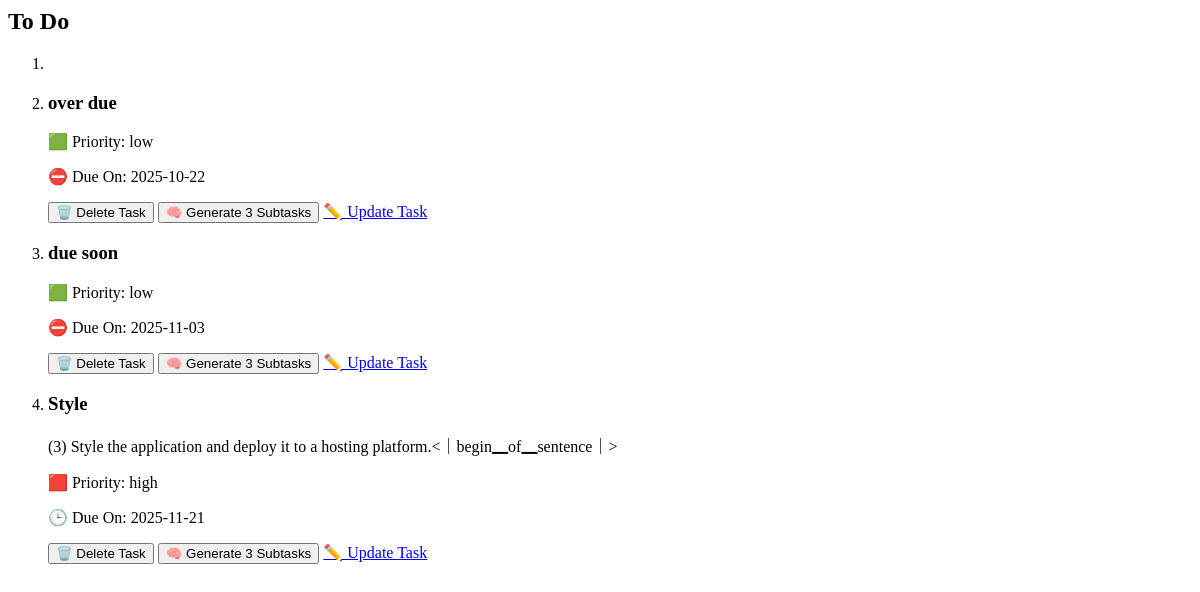
The app's page /column/To Do/html (signed in), older data.
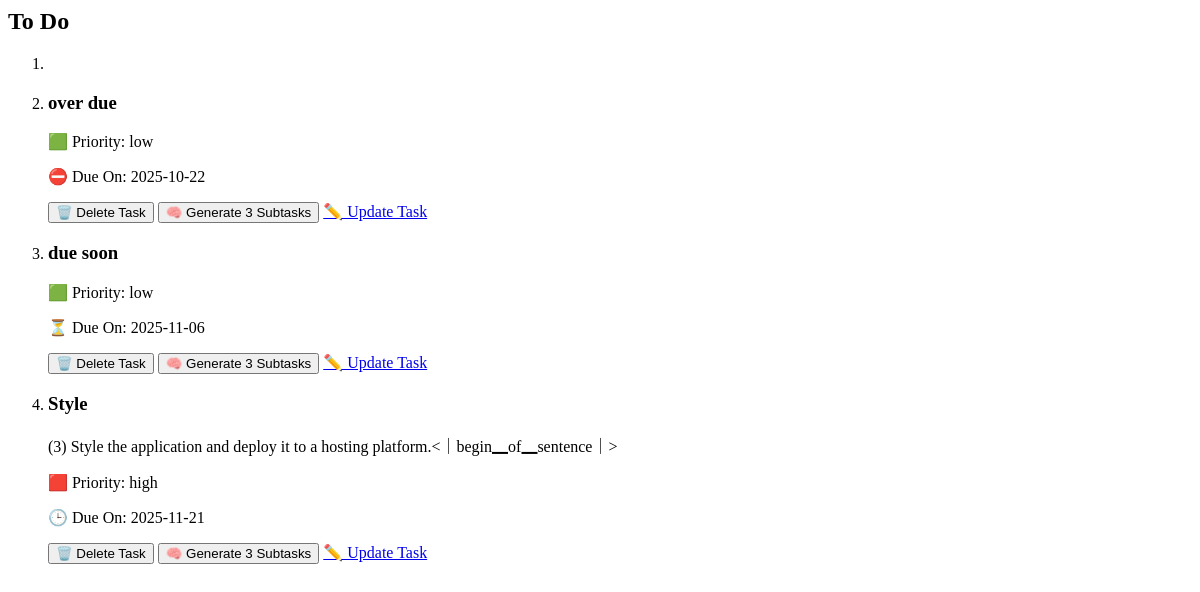
The same page, newer data.
### tables this page shows
CREATE TABLE tasks(
                id INTEGER PRIMARY KEY AUTOINCREMENT NOT NULL,
                title TEXT NOT NULL,
                user_id INTEGER NOT NULL,
                description TEXT,
                status TEXT NOT NULL DEFAULT 'To Do',
                created_at TIMESTAMP DEFAULT CURRENT_TIMESTAMP, 
                priority TEXT NOT NULL, 
                due_date DATE, parent_id INTEGER DEFAULT NULL,  
                FOREIGN KEY (user_id) REFERENCES "users_old"(id) ON DELETE CASCADE
                );

### app.py (the view)
@app.route("/column/<string:status>/html")
@login_required
def column_html(status):
    column_id = None
    if status == "To Do":
        column_id = "todo"
    elif status == "In Progress":
        column_id = "in-progress"
    elif status == "Done":
        column_id = "done"
    else:
        return jsonify({"error": f"Invalid status: {status}"}), 400
    tasks = get_tasks_by_user(session["user_id"])
    subtasks = get_subtasks(session["user_id"])
    today, after_tommorow = get_date_deatails()
    return render_template(
        "/_column.html",
        tasks=tasks,
        subtasks=subtasks,
        column_id=column_id,
        column_title=status,
        bg_color = "var(--back-todo)" if status == "To Do" else ("var(--back-progress)" if status == "In Progress" else "var(--back-done)"),
        today=today,
        after_tommorow=after_tommorow
    )

### db.py (called while the page is built)
def get_db():
    if "db" not in g:
        g.db = sqlite3.connect(
            DATABASE,
            detect_types=sqlite3.PARSE_DECLTYPES,
            check_same_thread=False
        )
        g.db.row_factory = sqlite3.Row
    return g.db

def get_tasks_by_user(user_id):
    db = get_db()
    return db.execute(
        f"""SELECT * FROM tasks WHERE user_id = ? {oredr_state}
        """,(user_id,)).fetchall()

def get_subtasks(user_id):
    db = get_db()
    return db.execute(
        "SELECT * FROM tasks WHERE user_id = ? AND parent_id IS NOT NULL ORDER BY parent_id",
        (user_id,)).fetchall()

### helpers.py (called while the page is built)
def login_required(f):
    @wraps(f)
    def decorated_function(*args, **kwargs):
        if session.get("user_id") is None:
            return redirect(url_for('login', next=request.url))
        return f(*args, **kwargs)
    return decorated_function

def get_date_deatails():
    today = date.today()
    after_tomorrow = today + timedelta(days=2)
    return today, after_tomorrow

### templates/_column.html (shortened to what this page needs)
<section id="{{ column_id }}-column" class="column">
    <h2 id="{{ column_id }}-heading">{{ column_title }}{{ column_emo}}</h2>
    <ol class="task-list" id="{{ column_title }}">
        <li style="background-color: {{ bg_color }}"></li>
        {% for task in tasks %}
            {% if task.status == column_title %}
                <li id="{{ task.id }}" class="task-card" draggable="{{ 'true' if task.status != 'Done' else 'false' }}">
                    <h3>{{ task.title }}</h3>
                    <p>{{ task.description }}</p>
                    <p id="priority-{{ task.priority }}">
                        {{
                            '🟥' if task.priority == 'high'
                            else '🟩' if task.priority == 'low'
                            else '🟧'
                        }}
                        Priority: {{ task.priority }}
                    </p>
                    {% if task.due_date is not none and task.status != 'Done' %}
                        {% if task.due_date < today %}
                            <p id="due_date" class="over_due">⛔ Due On: {{ task.due_date }}</p>
                        {% elif task.due_date < after_tommorow %}
                            <p id="due_date" class="due_soon">⏳ Due On: {{ task.due_date }}</p>
                        {% else %}
                            <p id="due_date">🕒 Due On: {{ task.due_date }}</p>
                        {% endif %}
                    {% endif %}
                    <div id="task-buttons">
                        <button onclick="deleteTask('{{ task.id }}')" id="delete-task">🗑️ Delete Task</button>
                        {% if task.status != 'Done' %}
                            <button onclick="generateTask('{{ task.id }}')" id="sub-task">🧠 Generate 3 Subtasks</button>
                        {% endif %}
                        <a href="{{ url_for('editTask', id=task.id) }}" id="update-task">✏️ Update Task</a>
                    </div>
                </li>
            {% endif %}
        {% endfor %}
    </ol>
</section>

Row changes from the older to the newer data that the page shows:
changed tasks "due soon": due_date "2025-11-03" → "2025-11-06"; due_date "⛔ Due On:" → "⏳ Due On:"
